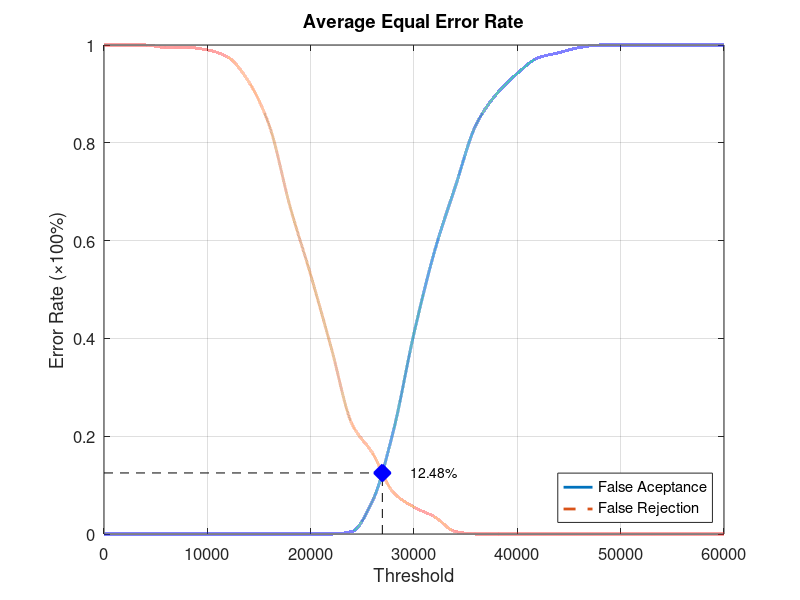
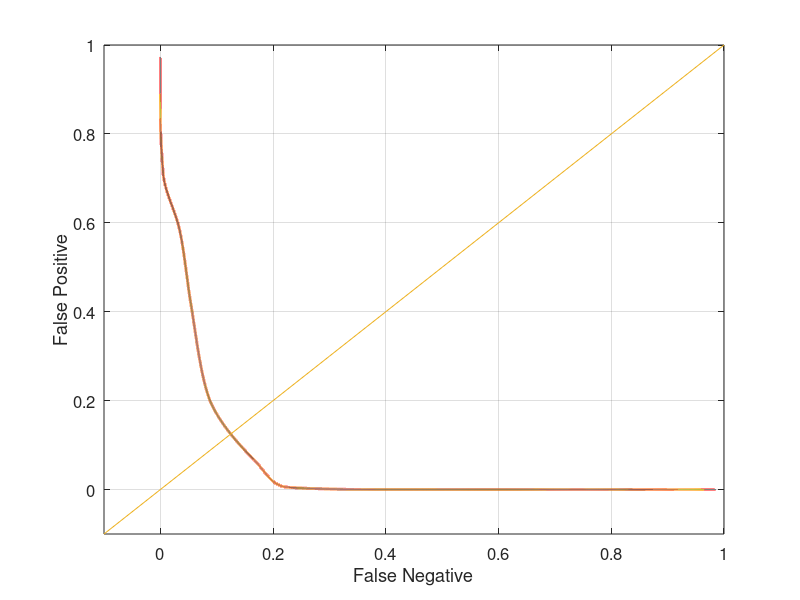

Recreate these plots in MATLAB, in order.
function yEER = Database5_1
close all;
clear;
clc;
x = 0:2000:60000;
xq = 0:0.5:60000;

y0 = [0 0 0 0 0 0 0 0 0 0 0 0 0.00526316 0.0684211 0.210526 0.410526 0.578947 0.710526 0.836842 0.9 0.942105 0.973684 0.984211 0.994737 1 1 1 1 1 1 1];
yy0 = interp1(x, y0, xq, 'pchip');
y1 = [1 1 1 0.995 0.995 0.99 0.975 0.925 0.835 0.67 0.53 0.38 0.225 0.165 0.085 0.055 0.035 0.005 0 0 0 0 0 0 0 0 0 0 0 0 0];
yy1 = interp1(x, y1, xq, 'pchip');

% Calculating EER: 
y2 = abs(y0 - y1);
find(y2 == min(y2))
yy2 = abs(yy0 - yy1);
xEER = find(yy2 == min(yy2));
xEERIndex = xq(xEER) % X-axis EER
yEER = yy0(xEER) % Y-axis EER

main = figure
plot(xq, yy0,'-','LineWidth', 2);	hold on
plot(xq, yy1,'--','LineWidth', 2);	hold on
plot([xEERIndex xEERIndex], [0 yEER], 'k--');	hold on
plot([0 xEERIndex], [yEER yEER], 'k--');	hold on
plot(xEERIndex, yEER, 'bx', 'LineWidth', 10);	hold on
text(xEERIndex + 10 * xEERIndex / 100, yEER, [num2str(round((10000 * yEER)) / 100) '%'])
legend('False Aceptance', 'False Rejection', 'Location', 'SouthEast')
xlabel('Threshold')
ylabel('Error Rate (\times100%)')
title('Average Equal Error Rate')
set(gca, 'FontSize', 12)
axis([0 60000 0 1])
grid on

print(main, 'Database5_1Main', '-dpng');
FNRxFPR = figure('Color', [1 1 1]);
plot(yy1, yy0, '-', yy1, yy0, 'LineWidth', 2);
hold on
y = -0.1:0.1:1
plot(y, y); 
set(gca, 'FontSize', 12)
xlabel('False Negative')
ylabel('False Positive')
axis([-0.1 1 -0.1 1])
set(gca, 'FontSize', 12)
grid on

print(FNRxFPR, 'Database5_1FNRxFPR','-dpng');
end
